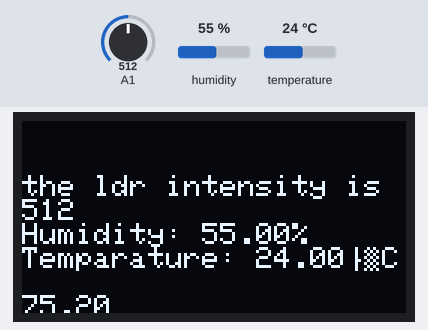
The sketch below on a simulated Arduino Uno, built with avr-gcc and run on an emulated ATmega328P. Shown: 128×64 one-colour display. The inputs (shaded band) are chosen by the test bench; at power-on: humidity 55 %, A1 = 512, temperature 24 °C. What the sketch prints to the serial monitor is not drawn.

Above: at 12.8 s.
12.9 s: humidity set to 22 %
At 19.2 s:
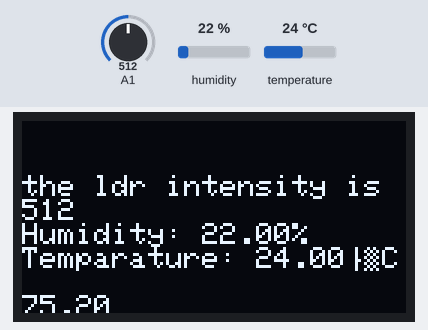
21.9 s: A1 set to 716
At 24.8 s:
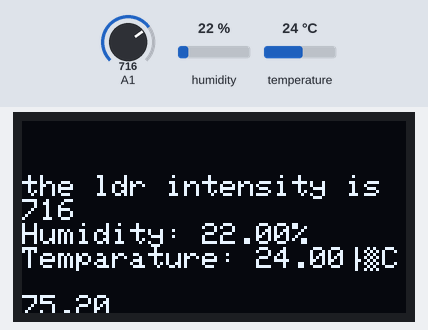
30.9 s: temperature set to 12 °C
At 37.2 s:
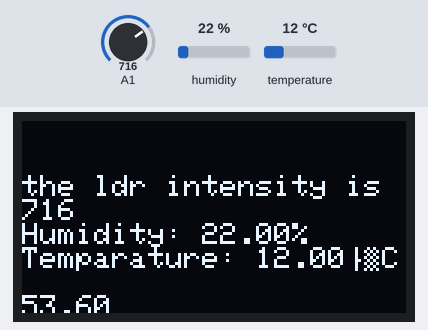
39.9 s: A1 set to 900
At 42.8 s:
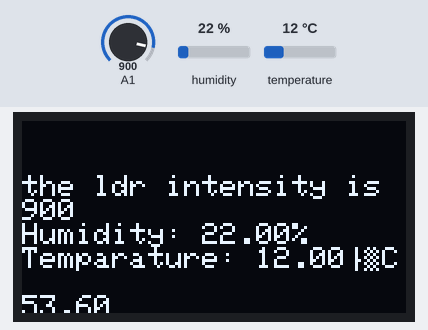
48.9 s: humidity set to 40 %
At 55.2 s:
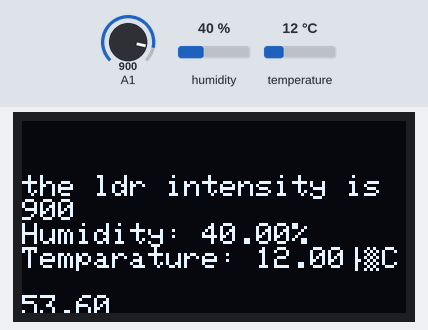
57.9 s: A1 set to 1023
At 62.0 s:
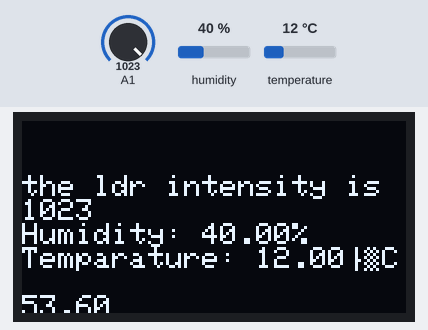
Timing chart, 0 to 63.5 s (numbered marks = the images above; inputs shaded):
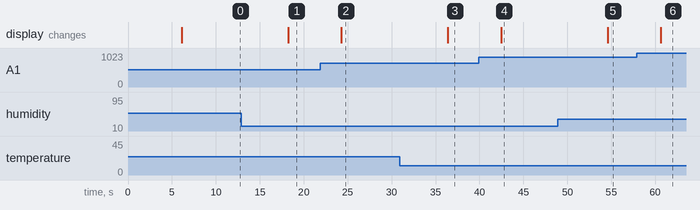

The sketch:

assignment_iot_03_4C3.ino
```cpp
#include "DHT.h"

#define DHTPIN 4     // Digital pin connected to the DHT sensor
//#define DHTTYPE DHT11   // DHT 11
#define DHTTYPE DHT11   // DHT 22  (AM2302), AM2321
DHT dht(DHTPIN, DHTTYPE);
#include <Wire.h>
#include <Adafruit_GFX.h>
#include <Adafruit_SSD1306.h>
#define SCREEN_WIDTH 128 // OLED display width, in pixels
#define SCREEN_HEIGHT 64 // OLED display height, in pixels
// Declaration for an SSD1306 display connected to I2C (SDA, SCL pins)
Adafruit_SSD1306 display(SCREEN_WIDTH, SCREEN_HEIGHT, &Wire, -1);

void setup() {
 dht.begin();
  Serial.begin(115200);
  if(!display.begin(SSD1306_SWITCHCAPVCC, 0x3C)) {
    Serial.println("SSD1306 allocation failed");
    for(;;);
  }

}
void loop() {
delay(6000);
int ldrval=analogRead(15);
 float h = dht.readHumidity();
 float t = dht.readTemperature();
 float f = dht.readTemperature(true);
  if (isnan(h) || isnan(t) || isnan(f)) {
    Serial.println("Failed to read from DHT sensor!");

  }
  else
  {
  Serial.print("Humidity: ");
  Serial.println(h);
  Serial.print("%  Temperature: ");
  Serial.println(t);
  Serial.print("°C ");
  Serial.println(f);
  Serial.print("the LDR intensity is:");
  Serial.println(ldrval);
  display.clearDisplay();
    display.setTextSize(1);
    display.setTextColor(WHITE);
    display.setCursor(0, 10);
    display.println(" ");
    display.print("the ldr intensity is ");
    display.println(ldrval);
    display.print("Humidity: ");
    display.print(h);
    display.println("%");
    display.print("Temparature: ");
    display.print(t);
    display.println("°C ");
    display.print(f);

    display.display();
}
}
```

Measured:
- after the input at 12.9 s, the display: changes after 5.3 s (image 1)
- after the input at 21.9 s, the display: changes after 2.4 s (image 2)
- after the input at 30.9 s, the display: changes after 5.5 s (image 3)
- after the input at 39.9 s, the display: changes after 2.6 s (image 4)
- after the input at 48.9 s, the display: changes after 5.7 s (image 5)
- after the input at 57.9 s, the display: changes after 2.7 s (image 6)
